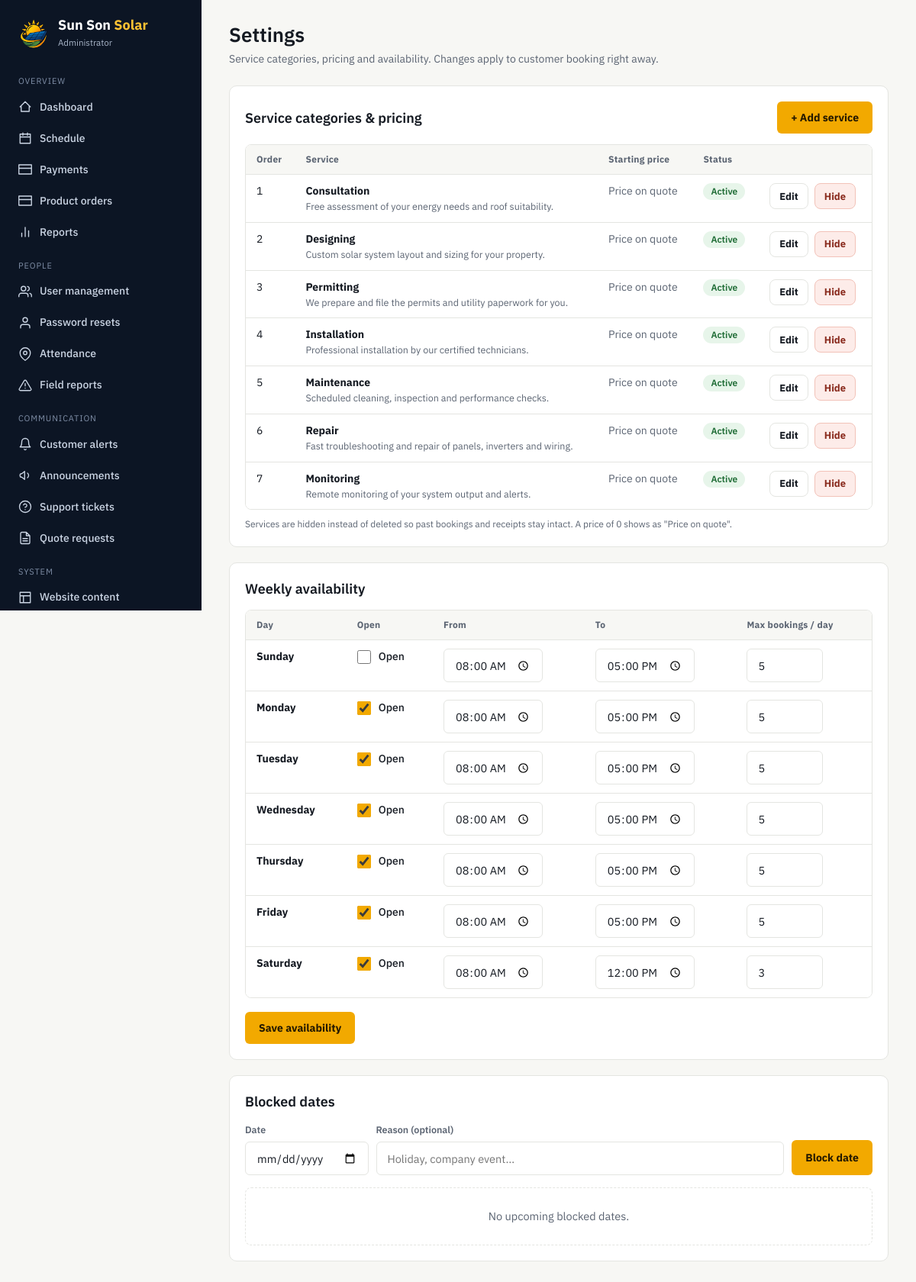
Screenshot of /admin_settings.php (signed in) with the database file from the repository.
### tables this page shows
CREATE TABLE services (
    id          INT UNSIGNED NOT NULL AUTO_INCREMENT PRIMARY KEY,
    name        VARCHAR(80)  NOT NULL UNIQUE,
    description VARCHAR(255) NOT NULL DEFAULT '',
    base_price  DECIMAL(10,2) NOT NULL DEFAULT 0.00,
    is_active   TINYINT(1)   NOT NULL DEFAULT 1,
    sort_order  INT          NOT NULL DEFAULT 0
);

CREATE TABLE availability (
    day_of_week  TINYINT NOT NULL PRIMARY KEY,    
    is_open      TINYINT(1) NOT NULL DEFAULT 1,
    open_time    TIME NOT NULL DEFAULT '08:00:00',
    close_time   TIME NOT NULL DEFAULT '17:00:00',
    max_bookings INT  NOT NULL DEFAULT 5
);

### security.php (called while the page is built, shortened)
<?php
function e($value): string {
    return htmlspecialchars((string) $value, ENT_QUOTES, 'UTF-8');
}

### admin_settings.php (the view, shortened to what this page needs)
<?php
require_once 'auth.php';
require_once 'layout.php';
$services = $conn->query('SELECT s.*, (SELECT COUNT(*) FROM bookings b WHERE b.service_id = s.id) AS uses FROM services s ORDER BY s.sort_order, s.name')->fetch_all(MYSQLI_ASSOC);
$hours = [];
foreach ($conn->query('SELECT * FROM availability')->fetch_all(MYSQLI_ASSOC) as $h) { $hours[(int) $h['day_of_week']] = $h; }
$blocks = $conn->query('SELECT * FROM blocked_dates WHERE blocked_date >= CURDATE() ORDER BY blocked_date LIMIT 100')->fetch_all(MYSQLI_ASSOC);
$days = ['Sunday', 'Monday', 'Tuesday', 'Wednesday', 'Thursday', 'Friday', 'Saturday'];
?>
<div class="card">
  <div class="card-head"><h2>Service categories &amp; pricing</h2><button class="button" type="button" data-open-modal="serviceModal" id="newServiceBtn">+ Add service</button></div>
  <div class="table-wrap"><table>
    <thead><tr><th>Order</th><th>Service</th><th>Starting price</th><th>Status</th><th></th></tr></thead>
    <tbody>
    <?php foreach ($services as $s): ?>
      <tr>
        <td><?= (int) $s['sort_order'] ?></td>
        <td><strong><?= e($s['name']) ?></strong><span class="sub"><?= e($s['description']) ?></span></td>
        <td><?= (float) $s['base_price'] > 0 ? e(peso($s['base_price'])) : '<span class="muted">Price on quote</span>' ?></td>
        <td><?= badge($s['is_active'] ? 'active' : 'inactive') ?></td>
        <td><div class="actions">
          <button type="button" class="button button-ghost button-sm js-edit-service" data-service="<?= e(json_encode(['id' => (int) $s['id'], 'name' => $s['name'], 'description' => $s['description'], 'base_price' => $s['base_price'], 'sort_order' => (int) $s['sort_order']], JSON_HEX_TAG | JSON_HEX_AMP | JSON_HEX_APOS | JSON_HEX_QUOT)) ?>">Edit</button>
          <form method="post" class="inline-form" data-confirm="<?= $s['is_active'] ? 'Hide this service from customers? Existing bookings are kept.' : 'Show this service to customers again?' ?>">
            <button type="submit" class="button button-sm <?= $s['is_active'] ? 'button-danger' : 'button-ok' ?>"><?= $s['is_active'] ? 'Hide' : 'Show' ?></button>
          </form>
        </div></td>
      </tr>
    <?php endforeach; ?>
    </tbody>
  </table></div>
  <p class="hint" style="margin-top:10px">Services are hidden instead of deleted so past bookings and receipts stay intact. A price of 0 shows as "Price on quote".</p>
</div>
<div class="card">
  <div class="card-head"><h2>Weekly availability</h2></div>
  <form method="post">
    <div class="table-wrap"><table>
      <thead><tr><th>Day</th><th>Open</th><th>From</th><th>To</th><th>Max bookings / day</th></tr></thead>
      <tbody>
      <?php foreach ($days as $i => $dn): $h = $hours[$i] ?? ['is_open' => 0, 'open_time' => '08:00:00', 'close_time' => '17:00:00', 'max_bookings' => 5]; ?>
        <tr>
          <td><strong><?= e($dn) ?></strong></td>
          <td><label class="check"><input type="checkbox" name="open[<?= $i ?>]" <?= (int) $h['is_open'] ? 'checked' : '' ?>> Open</label></td>
          <td><input type="time" name="from[<?= $i ?>]" value="<?= e(substr($h['open_time'], 0, 5)) ?>" style="width:130px"></td>
          <td><input type="time" name="to[<?= $i ?>]" value="<?= e(substr($h['close_time'], 0, 5)) ?>" style="width:130px"></td>
          <td><input type="number" min="0" max="200" name="max[<?= $i ?>]" value="<?= (int) $h['max_bookings'] ?>" style="width:100px"></td>
        </tr>
      <?php endforeach; ?>
      </tbody>
    </table></div>
    <div class="form-actions"><button class="button" type="submit">Save availability</button></div>
  </form>
</div>
<div class="card">
  <div class="card-head"><h2>Blocked dates</h2></div>
  <form method="post" class="filters">
    <div class="field"><label for="blocked_date">Date</label><input type="date" id="blocked_date" name="blocked_date" required min="<?= e(date('Y-m-d')) ?>"></div>
    <div class="field" style="flex:1;min-width:220px"><label for="reason">Reason (optional)</label><input id="reason" name="reason" maxlength="120" placeholder="Holiday, company event…"></div>
    <button class="button" type="submit" style="height:46px">Block date</button>
  </form>
  <?php if (!$blocks): ?><div class="empty">No upcoming blocked dates.</div><?php endif; ?>
</div>

### functions.php (shortened to what this page needs)
<?php
function badge(string $status): string {
    $map = [
        'pending' => 'warn', 'approved' => 'ok', 'declined' => 'bad', 'completed' => 'done', 'cancelled' => 'muted',
        'confirmed' => 'ok', 'processing' => 'warn',
        'open' => 'warn', 'answered' => 'ok', 'closed' => 'muted',
        'new' => 'warn', 'reviewed' => 'ok', 'resolved' => 'done', 'contacted' => 'ok',
        'active' => 'ok', 'inactive' => 'muted', 'rejected' => 'bad',
        'normal' => 'muted', 'safety' => 'warn', 'urgent' => 'bad',
        'schedule' => 'ok', 'reminder' => 'warn', 'promotion' => 'done', 'system' => 'muted',
    ];
    $cls = $map[$status] ?? 'muted';
    return '<span class="badge badge-' . $cls . '">' . e(ucfirst($status)) . '</span>';
}

### assets/app.css (style rules this page uses)
:root { --navy-950:#0c1524; --navy-900:#101d31; --navy-800:#182a45; --gold-500:#f2a900; --gold-400:#ffc233; --amber-100:#fff3d9; --paper:#f7f7f4; --ink:#151a22; --ink-soft:#5b6472; --line:#e4e5e1; --danger-bg:#fdece9; --danger-ink:#8a2c1f; --ok-bg:#e7f5ea; --ok-ink:#1d6b34; --done-bg:#e6eefb; --done-ink:#23508f; --card:#fff; --radius:10px; font-family:'IBM Plex Sans',sans-serif; }
* { margin:0;padding:0;box-sizing:border-box; }
html { scroll-behavior:smooth; }
body.app { background:var(--paper);color:var(--ink);min-height:100vh;font-size:14.5px;line-height:1.5; }
h1,h2,h3 { font-family:'IBM Plex Sans',sans-serif; }
.card { background:var(--card);border:1px solid var(--line);border-radius:var(--radius);padding:20px;margin-bottom:20px; }
.card-head { display:flex;align-items:center;justify-content:space-between;gap:12px;flex-wrap:wrap;margin-bottom:14px; }
.card-head h2 { font-size:18px;font-weight:600; }
.muted { color:var(--ink-soft); }
.empty { padding:26px;text-align:center;color:var(--ink-soft);border:1px dashed var(--line);border-radius:8px; }
.button { display:inline-flex;align-items:center;justify-content:center;gap:8px;border:none;border-radius:6px;height:42px;padding:0 18px;background:var(--gold-500);color:#241900;font:700 14px 'IBM Plex Sans',sans-serif;cursor:pointer;text-decoration:none; }
.button-ghost { background:#fff;border:1px solid var(--line);color:var(--ink);box-shadow:none; }
.button-danger { background:var(--danger-bg);color:var(--danger-ink);border:1px solid #f2c2b8;box-shadow:none; }
.button-sm { height:34px;padding:0 12px;font-size:13px;border-radius:8px; }
.actions { display:flex;gap:8px;flex-wrap:wrap;align-items:center; }
.field { display:flex;flex-direction:column; }
label { font-size:12.5px;font-weight:600;color:var(--ink-soft);margin-bottom:6px; }
input,select,textarea { width:100%;height:44px;border:1px solid var(--line);border-radius:6px;padding:0 14px;font-size:14.5px;font-family:'IBM Plex Sans',sans-serif;background:#fff;color:var(--ink);outline:none;transition:border-color .15s,box-shadow .15s; }
input[type=checkbox] { width:18px;height:18px;accent-color:var(--gold-500); }
.check { display:flex;align-items:center;gap:10px;font-size:14px;color:var(--ink);font-weight:500;margin:0; }
.hint { font-size:12px;color:var(--ink-soft);margin-top:5px; }
.form-actions { margin-top:18px;display:flex;gap:10px;flex-wrap:wrap; }
.inline-form { display:inline; }
.table-wrap { overflow-x:auto;border:1px solid var(--line);border-radius:8px; }
table { width:100%;border-collapse:collapse;background:#fff;font-size:14px; }
th { background:#f7f7f4;text-align:left;font-size:12px;letter-spacing:.02em;color:var(--ink-soft);padding:10px 14px;white-space:nowrap; }
td { padding:11px 14px;border-top:1px solid var(--line);vertical-align:top; }
td .sub { display:block;color:var(--ink-soft);font-size:12.5px; }
.badge { display:inline-block;padding:2px 10px;border-radius:999px;font-size:12px;font-weight:600;white-space:nowrap; }
.badge-ok { background:var(--ok-bg);color:var(--ok-ink); }
.filters { display:flex;gap:10px;flex-wrap:wrap;align-items:flex-end;margin-bottom:16px; }
.filters .field { min-width:140px; }

### rows the page displays
services: sort_order "1", name "Consultation", description "Free assessment of your energy needs and roof suitability.", base_price "Price on quote", is_active "Hide"
services: sort_order "2", name "Designing", description "Custom solar system layout and sizing for your property.", base_price "Price on quote", is_active "Hide"
services: sort_order "3", name "Permitting", description "We prepare and file the permits and utility paperwork for you.", base_price "Price on quote", is_active "Hide"
services: sort_order "4", name "Installation", description "Professional installation by our certified technicians.", base_price "Price on quote", is_active "Hide"
services: sort_order "5", name "Maintenance", description "Scheduled cleaning, inspection and performance checks.", base_price "Price on quote", is_active "Hide"
services: sort_order "6", name "Repair", description "Fast troubleshooting and repair of panels, inverters and wiring.", base_price "Price on quote", is_active "Hide"
services: sort_order "7", name "Monitoring", description "Remote monitoring of your system output and alerts.", base_price "Price on quote", is_active "Hide"
availability: open_time "08:00", close_time "17:00", max_bookings "5"
availability: is_open "☑", open_time "08:00", close_time "17:00", max_bookings "5"
availability: is_open "☑", open_time "08:00", close_time "17:00", max_bookings "5"
availability: is_open "☑", open_time "08:00", close_time "17:00", max_bookings "5"
availability: is_open "☑", open_time "08:00", close_time "17:00", max_bookings "5"
availability: is_open "☑", open_time "08:00", close_time "17:00", max_bookings "5"
availability: is_open "☑", open_time "08:00", close_time "12:00", max_bookings "3"

### other values shown
role_label($auth) "Administrator"
$group "OVERVIEW"
$item[1] "Dashboard"
$item[1] "Schedule"
$item[1] "Payments"
$item[1] "Product orders"
$item[1] "Reports"
$group "PEOPLE"
$item[1] "User management"
$item[1] "Password resets"
$item[1] "Attendance"
$item[1] "Field reports"
$group "COMMUNICATION"
$item[1] "Customer alerts"
$item[1] "Announcements"
